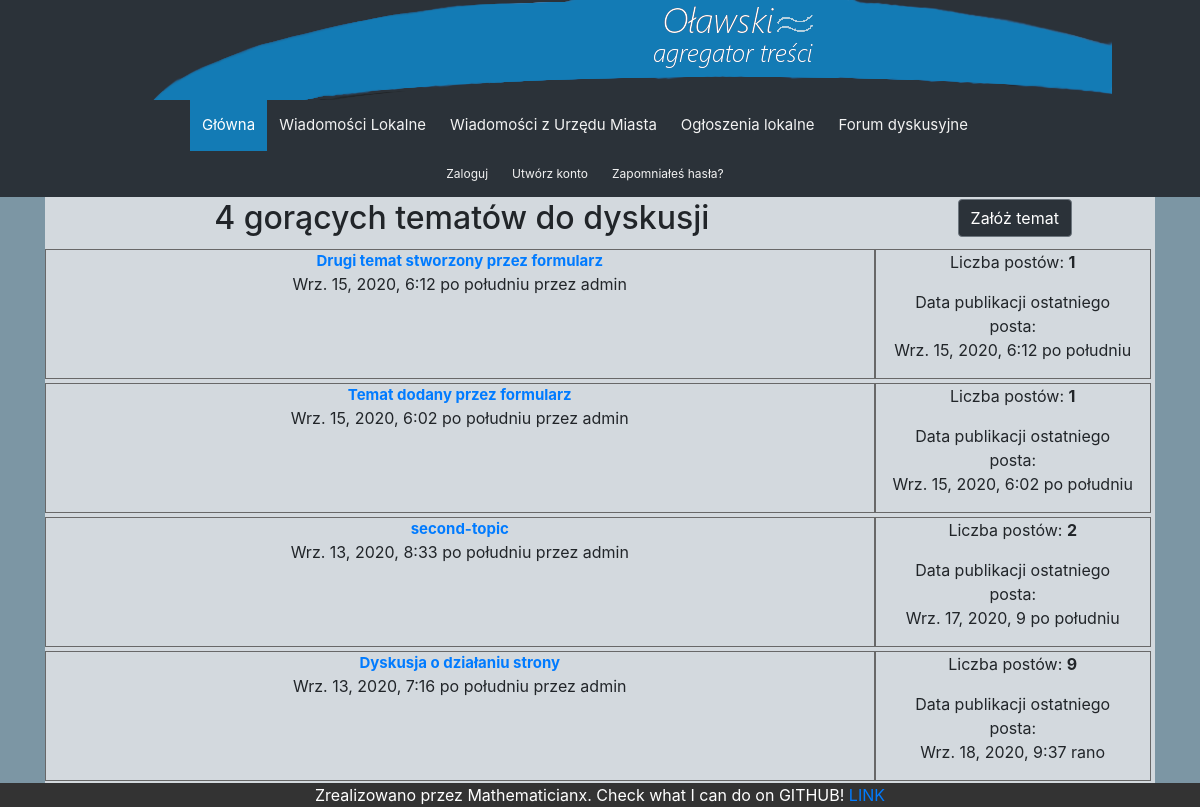
Before: /forum/ with the older database file.
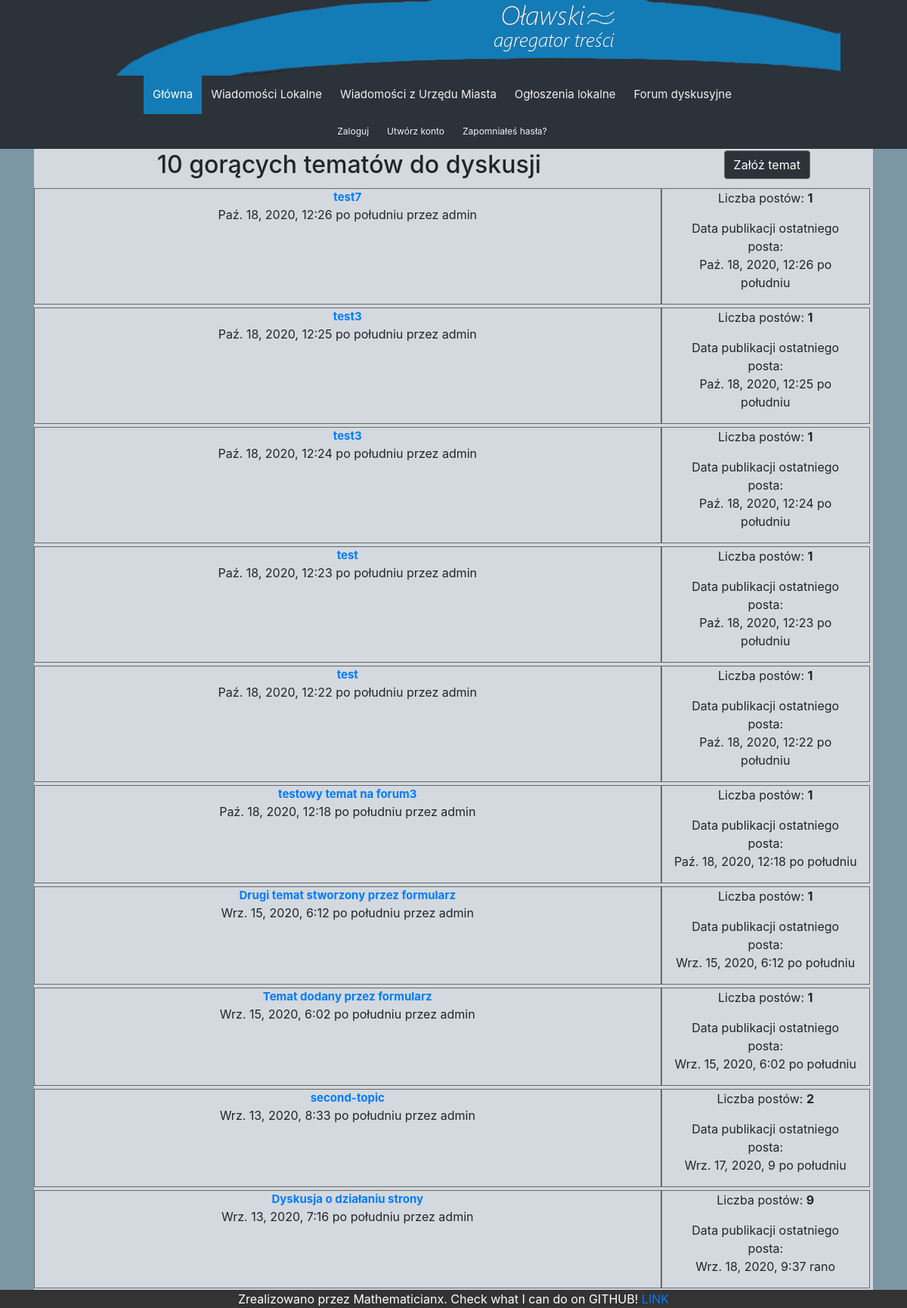
After: the same page with the newer database file.
### homepage/models.py (models this page shows, shortened)
class ForumTopic(models.Model):
    author = models.ForeignKey(User,
                               on_delete=models.CASCADE,
                               related_name='all_posts')
    title = models.CharField(max_length=250)
    body = tinymce_models.HTMLField()
    date_of_publication = models.DateTimeField(auto_now_add=True)
    slug = models.SlugField(max_length=250,
                            unique_for_date='date_of_publication')
    def get_absolute_url(self):
        return reverse('homepage:post_detail',
                       args=[self.id,
                             self.slug])
    @property
    def topic_count(self):
        current_topic = ForumTopic.objects.get(id=self.id)
        post_count = current_topic.topic_posts.all().count() + 1 # increment for topic
        return post_count
    @property
    def last_post_date(self):
        current_topic = ForumTopic.objects.get(id=self.id)
        try:
            last_post_date = current_topic.topic_posts.last().date_of_publication
        except AttributeError:
            last_post_date = current_topic.date_of_publication
        return last_post_date

class ForumResponse(models.Model):
    author = models.ForeignKey(User,
                               on_delete=models.CASCADE,
                               related_name='user_posts')
    body = tinymce_models.HTMLField()
    date_of_publication = models.DateTimeField(auto_now_add=True)
    topic = models.ForeignKey(ForumTopic,
                              on_delete=models.CASCADE,
                              related_name='topic_posts')

### homepage/views.py (the view)
# urls.py: path('forum/', views.forum, name='forum'),
def forum(request):
    all_topics = ForumTopic.objects.all().order_by('-id')
    return render(request, 'homepage/forum.html', {'all_topics': all_topics})

### homepage/templates/homepage/forum.html (shortened to what this page needs)
{% extends "homepage/base.html" %}
{% load thumbnail %}
{% load static %}
{% block content %}
<div class="container">
    <div class="row">
        <div class="col-12-center">
            <div class="row-forum">
                <div class="col-9-center">
                    <h2> {{ all_topics.count }} gorących tematów do dyskusji</h2>
                </div>
                <div class="col-3-center-no-brdr">
                    <a style="background-color:#2b3239" href="{% url "homepage:create_topic" %}" class="btn btn-secondary">Załóż temat</a>
                </div>
            </div>
            <div class="col-12-no-brdr">
            {% for topic in all_topics %}
                    <div class="row-forum">
                        <div class="col-9">
                            <p class="title-news"><a href="{{ topic.get_absolute_url }}">{{ topic.title }}</a></p>
                            <p class="date-cont">{{ topic.date_of_publication}} przez {{ topic.author }}</p>
                        </div>
                        <div class="col-3">
                            <p>Liczba postów: <strong>{{ topic.topic_count }}</strong></p>
                            <p>Data publikacji ostatniego posta: <br>{{ topic.last_post_date }}</p>
                        </div>
                    </div>
            {% endfor %}
            </div>
        </div>
    </div>
</div>
{% endblock %}

### homepage/templates/homepage/base.html (shortened to what this page needs)
{% load static %}
<!DOCTYPE html>
<html lang="pl-PL">
<head>
    <link rel="stylesheet" href="https://stackpath.bootstrapcdn.com/bootstrap/4.5.2/css/bootstrap.min.css">
    <link href="{% static "css/homepage.css" %}" type='text/css' rel="stylesheet">
</head>
<body>
    <div class="top_logo">
        <img src="{% static "images/logo_merged.png" %}">
    </div>
    <div class="topnav">
        <div class="topnav-main">
            <div class="row justify-content-md-center">
                <div class="col-md-auto">
                    <a class="active" href="{% url "homepage:index" %}">Główna</a>
                    <a href="{% url "homepage:local_news" %}">Wiadomości Lokalne</a>
                    <a href="{% url "homepage:all_cityhall_news" %}">Wiadomości z Urzędu Miasta</a>
                    <a href="{% url "homepage:show_all_ads" %}">Ogłoszenia lokalne</a>
                    <a href="{% url "homepage:forum" %}">Forum dyskusyjne</a>
                </div>
            </div>
        </div>
        <div class="topnav-secondary">
            <div class="row justify-content-md-center">
                <div class="col-md-auto">
                    {% if request.user.is_authenticated %}
                        {% if section == "dashboard" %}class="selected"{% endif %}
                            <a href="{% url "homepage:password_change" %}">Zmień hasło</a>
                            <a href="{% url "homepage:edit" %}">Edytuj profil</a>
                            <a href="{% url "homepage:logout" %}">Wyloguj</a>
                    {% else %}
                        <a href="{% url "homepage:login" %}">Zaloguj</a>
                        <a href="{% url "homepage:register" %}">Utwórz konto</a>
                        <a href="{% url "homepage:password_reset" %}">Zapomniałeś hasła?</a>
                    {% endif %}
                </div>
            </div>
        </div>
    </div>
    <div class="main">
            {% block content %}
            {% endblock %}
    </div>
    <div class="footer">
        Zrealizowano przez Mathematicianx. Check what I can do on GITHUB! <a href="https://github.com/mathematicianx/">LINK</a>
    </div>
</body>
</html>

### homepage/static/css/homepage.css (style rules this page uses)
.topnav { background-color: #2b3239; overflow: hidden; }
.topnav a { float: left; color: #f2f2f2; text-align: center; text-decoration: none; }
.topnav-main a { font-size: 15px; padding: 14px 12px; }
.topnav-secondary a { font-size: 12px; padding: 14px 12px; }
.topnav-main a.active { background-color: #137bb5; color: white; }
.top_logo { text-align: center; background-color: #2b3239; }
.footer { background-color: #333; text-align: center; color: white; }
body { background-color: #7c96a4; }
.container { display: flex; flex-direction: column; justify-content: center; align-items: center; }
.row { width:100%; display: flex; }
.row-forum { width:100%; display: flex; padding: 2px; }
.col-3 { width: 25%; background-color: #d3d9de; border: 1px solid #686868; }
.col-9 { width: 75%; background-color: #d3d9de; border: 1px solid #686868; margin-left: -2px; }
.col-9-center { width: 75%; text-align: center; background-color: #d3d9de; }
.col-12-center { width: 100%; text-align: center; background-color: #d3d9de; }
.col-12-no-brdr { width: 100%; background-color: #d3d9de; }
.col-3-center-no-brdr { width: 25%; background-color: #d3d9de; text-align: center; }
.title-news { font-size: 15px; font-weight: bold; margin-bottom: 0px; }

Changed rows visible on the page:
added ForumTopic: title "test7", date_of_publication "Paź. 18, 2020, 12:26 po południu", author "admin", topic_count "1", last_post_date "Paź. 18, 2020, 12:26 po południu"
added ForumTopic: title "test3", date_of_publication "Paź. 18, 2020, 12:25 po południu", author "admin", topic_count "1", last_post_date "Paź. 18, 2020, 12:25 po południu"
added ForumTopic: title "test3", date_of_publication "Paź. 18, 2020, 12:24 po południu", author "admin", topic_count "1", last_post_date "Paź. 18, 2020, 12:24 po południu"
added ForumTopic: title "test", date_of_publication "Paź. 18, 2020, 12:23 po południu", author "admin", topic_count "1", last_post_date "Paź. 18, 2020, 12:23 po południu"
added ForumTopic: title "test", date_of_publication "Paź. 18, 2020, 12:22 po południu", author "admin", topic_count "1", last_post_date "Paź. 18, 2020, 12:22 po południu"
added ForumTopic: title "testowy temat na forum3", date_of_publication "Paź. 18, 2020, 12:18 po południu", author "admin", topic_count "1", last_post_date "Paź. 18, 2020, 12:18 po południu"
Other visible differences:
{{ all_topics.count }}: "4" → "10"
